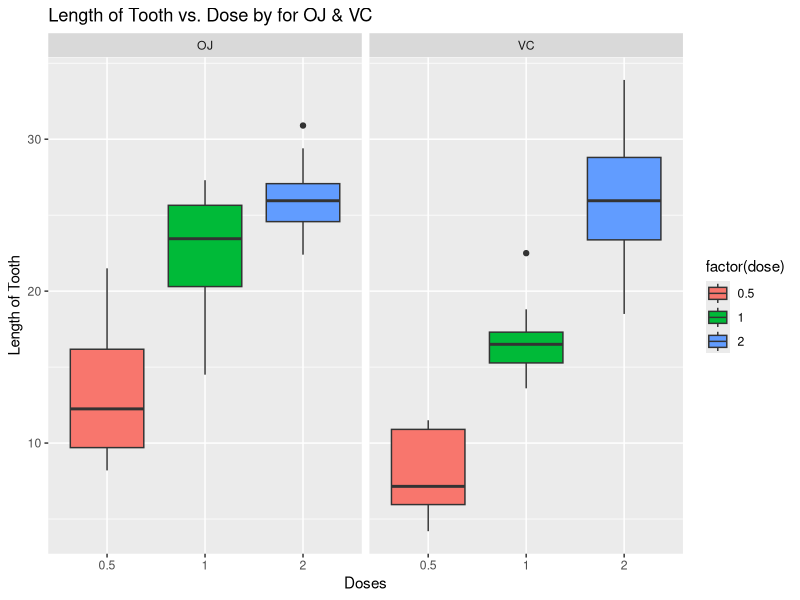

Write the R code that produced this figure.
## ---- chunk 1
knitr::opts_chunk$set(echo = TRUE)
## ---- chunk 2
# Load necessary libraries
library (ggplot2)
library (dplyr)

# Load ToothGrowth data set
library (datasets)
data (ToothGrowth)
## ---- chunk 3
head (ToothGrowth)
## ---- chunk 4
tail (ToothGrowth)
## ---- chunk 5
str (ToothGrowth)
## ---- chunk 6
# Sample Size & Number of Rows and Columns of data frame
length (ToothGrowth)
# Number of Rows and Columns
dim (ToothGrowth)
## ---- chunk 7
# Boxplot graph of the tooth length vs the does
p <- ggplot (ToothGrowth, aes (x = factor(dose), y = len, fill = factor(dose))) +
  geom_boxplot () +
  facet_grid (.~supp) +
  labs (title = "Length of Tooth vs. Dose by for OJ & VC",
       x = "Doses", y = "Length of Tooth")
print (p)
## ---- chunk 8
summary (ToothGrowth)


table (ToothGrowth$supp, ToothGrowth$dose)
## ---- chunk 9
# Dose 0.5
doseOJ0.5 <- ToothGrowth %>% filter (supp == "OJ" & dose == "0.5")
doseVC0.5 <- ToothGrowth %>% filter (supp == "VC" & dose == "0.5")
t.test(doseOJ0.5$len,doseVC0.5$len)

# Dose 1
doseOJ1 <- ToothGrowth %>% filter (supp == "OJ" & dose == "0.5")
doseVC1 <- ToothGrowth %>% filter (supp == "VC" & dose == "0.5")
t.test(doseOJ1$len,doseVC1$len)

# Dose 2
doseOJ2 <- ToothGrowth %>% filter (supp == "OJ" & dose == "0.5")
doseVC2 <- ToothGrowth %>% filter (supp == "VC" & dose == "0.5")
t.test(doseOJ2$len,doseVC2$len)
